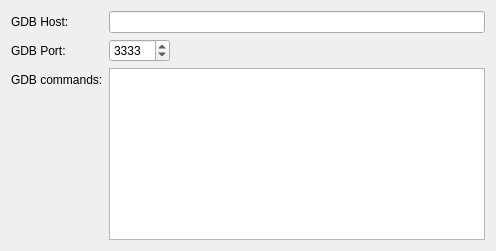
<?xml version="1.0" encoding="UTF-8"?>
<ui version="4.0">
 <class>BareMetal::BareMetalDeviceConfigurationWidget</class>
 <widget class="QWidget" name="BareMetal::BareMetalDeviceConfigurationWidget">
  <property name="geometry">
   <rect>
    <x>0</x>
    <y>0</y>
    <width>496</width>
    <height>251</height>
   </rect>
  </property>
  <property name="minimumSize">
   <size>
    <width>100</width>
    <height>100</height>
   </size>
  </property>
  <property name="windowTitle">
   <string>Form</string>
  </property>
  <property name="locale">
   <locale language="English" country="UnitedStates"/>
  </property>
  <layout class="QFormLayout" name="formLayout">
   <property name="fieldGrowthPolicy">
    <enum>QFormLayout::ExpandingFieldsGrow</enum>
   </property>
   <item row="0" column="0">
    <widget class="QLabel" name="gdbHostLabel">
     <property name="locale">
      <locale language="English" country="UnitedStates"/>
     </property>
     <property name="text">
      <string>GDB Host:</string>
     </property>
    </widget>
   </item>
   <item row="0" column="1">
    <widget class="QLineEdit" name="gdbHostLineEdit"/>
   </item>
   <item row="1" column="0">
    <widget class="QLabel" name="gdbPortLabel">
     <property name="locale">
      <locale language="English" country="UnitedStates"/>
     </property>
     <property name="text">
      <string>GDB Port:</string>
     </property>
    </widget>
   </item>
   <item row="1" column="1">
    <widget class="QSpinBox" name="gdbPortSpinBox">
     <property name="minimum">
      <number>1</number>
     </property>
     <property name="maximum">
      <number>65535</number>
     </property>
     <property name="value">
      <number>3333</number>
     </property>
    </widget>
   </item>
   <item row="2" column="0">
    <widget class="QLabel" name="gdbCommandsLabel">
     <property name="locale">
      <locale language="English" country="UnitedStates"/>
     </property>
     <property name="text">
      <string>GDB commands:</string>
     </property>
    </widget>
   </item>
   <item row="2" column="1">
    <widget class="QPlainTextEdit" name="gdbCommandsTextEdit"/>
   </item>
  </layout>
 </widget>
 <resources/>
 <connections/>
</ui>
